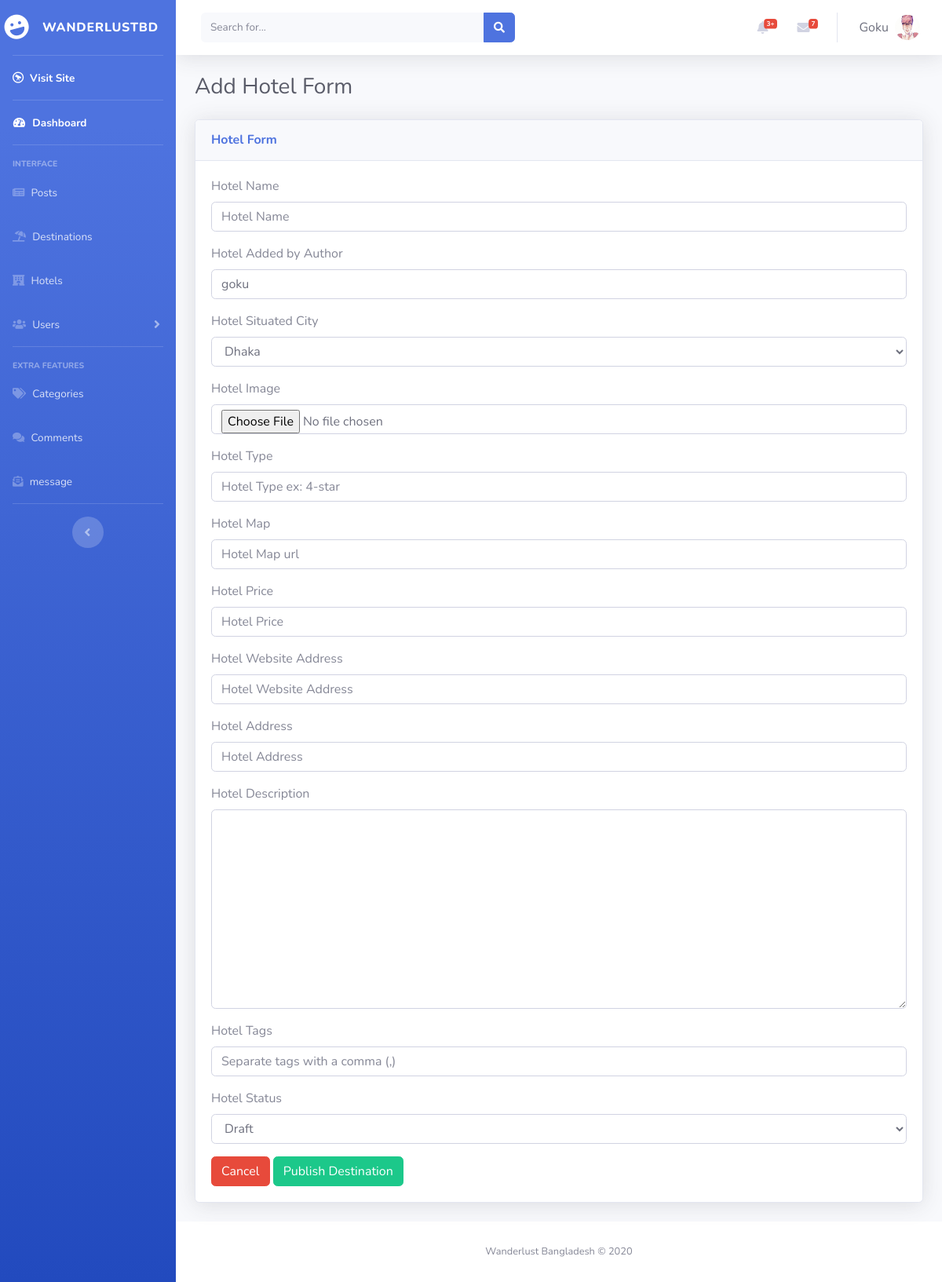
The app's page /admin/add_hotel.php (signed in) with its own data.
### tables this page shows
CREATE TABLE `users` (
  `id` int(11) NOT NULL,
  `username` varchar(255) NOT NULL,
  `email` varchar(255) NOT NULL,
  `password` text NOT NULL,
  `profile_pic` varchar(255) NOT NULL,
  `is_active` varchar(3) NOT NULL,
  `post_id` int(11) NOT NULL,
  `role` varchar(255) NOT NULL DEFAULT 'Admin',
  `join_date` datetime NOT NULL DEFAULT current_timestamp() ON UPDATE current_timestamp(),
  `first_name` varchar(255) NOT NULL,
  `last_name` varchar(255) NOT NULL,
  `gender` varchar(10) NOT NULL,
  `bio` text NOT NULL
);

### admin/add_hotel.php (the view, shortened to what this page needs)
<?php
include "include/header.php";
include "include/sidenavbar.php";
?>
<?php
if (isset($_SESSION['username'])) {
    $user = $_SESSION['username'];
    $sql = mysqli_query($conn, "SELECT * FROM users WHERE username = '$user'");
    $row = mysqli_fetch_assoc($sql);
    $username = $row['username'];
    $profile_pic = $row['profile_pic'];
?>
    <div id="content-wrapper" class="d-flex flex-column">
        <div id="content">
            <?php include "include/topnavbar.php"; ?>
            <div class="container-fluid">
                <h1 class="h3 mb-4 text-gray-800">Add Hotel Form</h1>
                <div class="card shadow mb-4">
                    <div class="card-header py-3">
                        <h6 class="m-0 font-weight-bold text-primary">Hotel Form</h6>
                    </div>
                    <div class="card-body">
                        <form action="functions.php" method="POST" enctype="multipart/form-data" autocomplete="off">
                            <div class="form-group">
                                <label> Hotel Name</label>
                                <input type="text" class="form-control form-control-user" name="hotel_name" placeholder="Hotel Name">
                            </div>
                            <div class="form-group">
                                <label> Hotel Added by Author</label>
                                <input type="text" value="<?php echo $_SESSION['username']; ?>" class="form-control form-control-user" name="author" placeholder="Post Author">
                            </div>
                            <div class="form-group">
                                <label> Hotel Situated City</label>
                                <select class=" form-control form-control-user" name="city">
                                    <?php
                                    $cities_grab = "SELECT * FROM cities";
                                    $cities_respond = mysqli_query($conn, $cities_grab);
                                    while ($row = mysqli_fetch_assoc($cities_respond)) {
                                        $cities_name = $row['city_name'];
                                        echo "<option value='$cities_name'>$cities_name</option>";
                                    }
                                    ?>
                                </select>
                            </div>
                            <div class="form-group">
                                <label> Hotel Image</label>
                                <input type="file" class="form-control form-control-user" name="image" id="image">
                            </div>
                            <div class="form-group">
                                <label> Hotel Type</label>
                                <input type="text" class="form-control form-control-user" name="hotel_type" placeholder="Hotel Type ex: 4-star">
                            </div>
                            <div class="form-group">
                                <label> Hotel Map</label>
                                <input type="text" class="form-control form-control-user" name="hotel_map" placeholder="Hotel Map url">
                            </div>
                            <div class="form-group">
                                <label> Hotel Price</label>
                                <input type="text" class="form-control form-control-user" name="hotel_price" placeholder="Hotel Price">
                            </div>
                            <div class="form-group">
                                <label> Hotel Website Address</label>
                                <input type="text" class="form-control form-control-user" name="hotel_website" placeholder="Hotel Website Address">
                            </div>
                            <div class="form-group">
                                <label> Hotel Address</label>
                                <input type="text" class="form-control form-control-user" name="hotel_address" placeholder="Hotel Address">
                            </div>
                            <div class="form-group">
                                <label> Hotel Description</label>
                                <textarea name="content" cols="80" rows="10" class="form-control" id="ckeditor"></textarea>
                            </div>
                            <div class="form-group">
                                <label> Hotel Tags</label>
                                <input type="text" class="form-control form-control-user" name="tags" placeholder="Separate tags with a comma (,) ">
                            </div>
                            <div class="form-group">
                                <label> Hotel Status</label>
                                <select class="form-control" name="status">
                                    <option value="draft">Draft</option>
                                </select>
                            </div>
                            <a href="hotel_list.php" class="btn btn-danger">Cancel</a>
                            <input type="submit" name="hotel_add" value="Publish Destination" class="btn btn-success"></input>
                        </form>
                    </div>
                </div>
            </div>
        </div>
        <?php include "include/footer.php" ?>
        <?php include "include/scripts.php"; ?>
    <?php
}
    ?>

### admin/include/topnavbar.php (shortened to what this page needs)
<nav class="navbar navbar-expand navbar-light bg-white topbar mb-4 static-top shadow">
    <form class="d-none d-sm-inline-block form-inline mr-auto ml-md-3 my-2 my-md-0 mw-100 navbar-search">
        <div class="input-group">
            <input type="text" class="form-control bg-light border-0 small" placeholder="Search for..." aria-label="Search" aria-describedby="basic-addon2">
            <div class="input-group-append">
                <button class="btn btn-primary" type="button">
                    <i class="fas fa-search fa-sm"></i>
                </button>
            </div>
        </div>
    </form>
    <ul class="navbar-nav ml-auto">
        <li class="nav-item dropdown no-arrow mx-1">
            <a class="nav-link dropdown-toggle" href="#" id="alertsDropdown" role="button" data-toggle="dropdown" aria-haspopup="true" aria-expanded="false">
                <i class="fas fa-bell fa-fw"></i>
                <span class="badge badge-danger badge-counter">3+</span>
            </a>
        </li>
        <li class="nav-item dropdown no-arrow mx-1">
            <a class="nav-link dropdown-toggle" href="#" id="messagesDropdown" role="button" data-toggle="dropdown" aria-haspopup="true" aria-expanded="false">
                <i class="fas fa-envelope fa-fw"></i>
                <span class="badge badge-danger badge-counter">7</span>
            </a>
        </li>
        <li class="nav-item dropdown no-arrow">
            <a class="nav-link dropdown-toggle" id="userDropdown" role="button" data-toggle="dropdown" aria-haspopup="true" aria-expanded="false">
                <span class="mr-2 d-none d-lg-inline text-gray-700 large">
                    <?php echo ucfirst($username); ?>
                </span>
                <img src="<?php echo $profile_pic; ?>" alt="profile_Pic" class="img-profile rounded-circle">
            </a>
        </li>
    </ul>
</nav>

### records on screen
users: username "Goku", profile_pic (picture)

### other values on screen
form field city "Dhaka"
